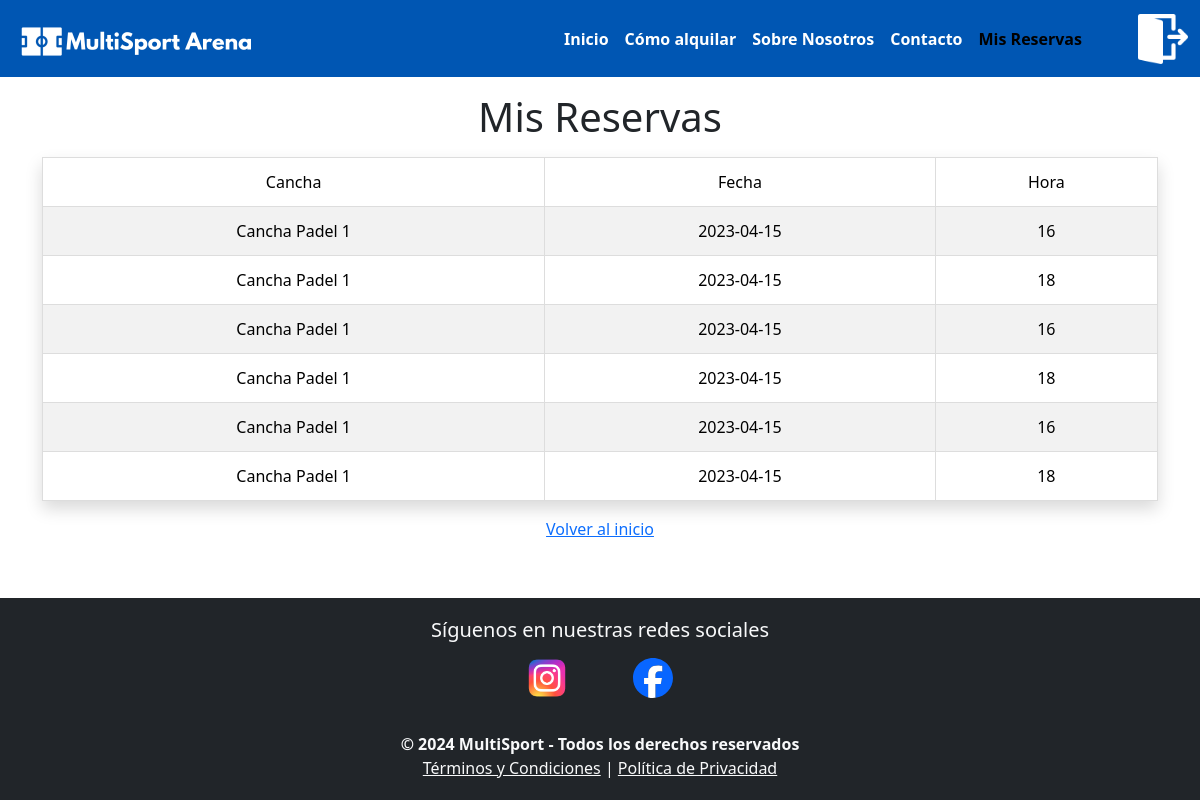
Before: /mis_reservas (signed in) with the older database file.
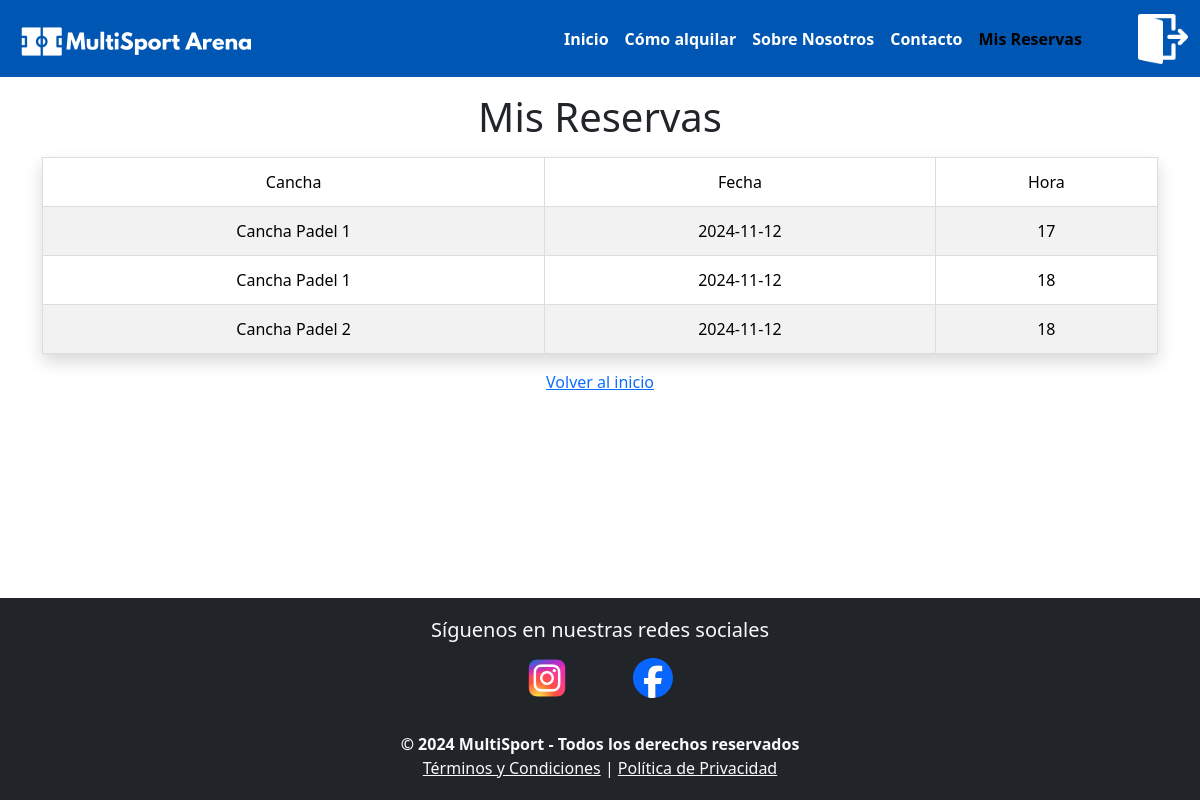
After: the same page with the newer database file.
### tables this page shows
CREATE TABLE Reservas (
            id_reserva INTEGER PRIMARY KEY AUTOINCREMENT,
            id_usuario INTEGER NOT NULL,
            id_cancha INTEGER NOT NULL,
            fecha TEXT NOT NULL,
            hora INTEGER NOT NULL,
            FOREIGN KEY (id_usuario) REFERENCES Usuarios (id_usuario),
            FOREIGN KEY (id_cancha) REFERENCES Canchas (id_cancha)
        );

CREATE TABLE Canchas (
            id_cancha INTEGER PRIMARY KEY AUTOINCREMENT,
            tipo TEXT NOT NULL,
            nombre TEXT NOT NULL
        );

### app.py (the view)
@app.route('/mis_reservas')
def mis_reservas():
    if 'user_id' not in session:
        return redirect(url_for('login'))
    conn = crear_conexion("reserva_canchas.db")
    reservas = obtener_reservas_por_usuario(conn, session['user_id'])
    conn.close()
    return render_template('mis_reservas.html', reservas=reservas)

### modelo/conexion.py (called while the page is built)
def crear_conexion(db_file):
    conn = None
    try:
        conn = sqlite3.connect(db_file)
        print(f"Conectado a la base de datos {db_file}")
        return conn
    except Error as e:
        print(f"Error al conectar con la base de datos: {e}")
    return conn

### modelo/reserva.py (called while the page is built)
def obtener_reservas_por_usuario(conn, id_usuario):
    cursor = conn.cursor()
    cursor.execute("""
        SELECT r.id_reserva, c.nombre AS cancha, r.fecha, r.hora
        FROM Reservas r
        JOIN Canchas c ON r.id_cancha = c.id_cancha
        WHERE r.id_usuario = ?
    """, (id_usuario,))
    return cursor.fetchall()

### templates/mis_reservas.html
{% include 'header.html' %}
<main class="container mt-3 mb-3">
    <h1 class="text-center mb-3">Mis Reservas</h1>
    {% if reservas %}
    <table class="table table-striped table-bordered shadow">
        <thead>
            <tr>
                <th>Cancha</th>
                <th>Fecha</th>
                <th>Hora</th>
            </tr>
        </thead>
        <tbody>
            {% for reserva in reservas %}
            <tr>
                <td>{{ reserva[1] }}</td>
                <td>{{ reserva[2] }}</td>
                <td>{{ reserva[3] }}</td>
            </tr>
            {% endfor %}
        </tbody>
    </table>
    {% else %}
        <p class="text-center">No tienes reservas realizadas.</p>
    {% endif %}
    <div class="text-center mt-3">
        <a href="{{ url_for('index') }}">Volver al inicio</a>
    </div>
</main>
{% include 'footer.html' %}

Changed rows visible on the page:
removed Reservas: nombre "Cancha Padel 1", fecha "2023-04-15", hora "16"
no longer on this page (row edited): Reservas: nombre "Cancha Padel 1", fecha "2023-04-15", hora "18"
removed Reservas: nombre "Cancha Padel 1", fecha "2023-04-15", hora "18"
removed Reservas: nombre "Cancha Padel 1", fecha "2023-04-15", hora "16"
removed Reservas: nombre "Cancha Padel 1", fecha "2023-04-15", hora "18"
added Reservas: nombre "Cancha Padel 1", fecha "2024-11-12", hora "17"
added Reservas: nombre "Cancha Padel 1", fecha "2024-11-12", hora "18"
changed Reservas: nombre "Cancha Padel 1" → "Cancha Padel 2"; fecha "2023-04-15" → "2024-11-12"; hora "16" → "18"
